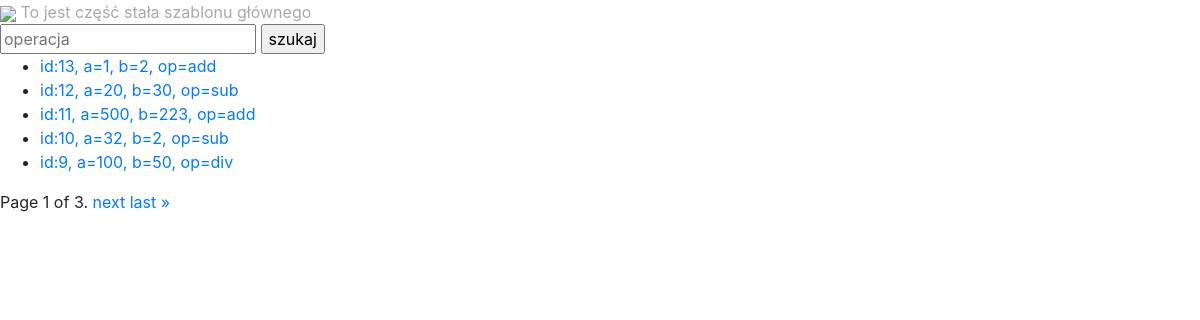
Screenshot of /maths/histories/ with the database file from the repository.
### maths/models.py (models this page shows)
class Math(models.Model):
    operation = models.CharField(max_length=5, choices=OPERATION_CHOICES)
    a = models.IntegerField()
    b = models.IntegerField()
    created = models.DateTimeField(auto_now_add=True)
    result = models.ForeignKey(
        'maths.Result',
        on_delete=models.CASCADE,
        null=True,
        blank=True
    )
    class Meta:
        ordering = ["-id"]
    def __str__(self):
        return f"id:{self.id}, a={self.a}, b={self.b}, op={self.operation}"

### maths/views.py (the view, shortened to what this page needs)
# urls.py: path('histories/', maths_list, name='list'),
def maths_list(request):
    if request.method == "GET":
        maths = Math.objects.all()
        paginator = Paginator(maths, 5)
        page_number = request.GET.get('page')
        maths = paginator.get_page(page_number)
    return render(
        request=request,
        template_name="maths/list.html",
        context={"maths": maths}
    )

### maths/templates/maths/list.html (shortened to what this page needs)
{% extends "maths/main.html" %}
{% block content %}
    <form method="POST">
        <input type="text" name="operation" id="operation" placeholder="operacja">
        <input type="submit" value="szukaj">
    </form>
   <ul>
       {% for m in maths %}
           <li><a href="{% url "maths:details" m.id %}">{{ m }}</a></li>
       {% endfor %}
   </ul>
    <div class="pagination">
    <span class="step-links">
       <span class="current">
           Page {{ maths.number }} of {{ maths.paginator.num_pages }}.
       </span>
       {% if maths.has_next %}
           <a href="?page={{ maths.next_page_number }}">next</a>
           <a href="?page={{ maths.paginator.num_pages }}">last »</a>
       {% endif %}
   </span>
   </div>
{% endblock %}

### rows the page displays
Math: id+a+b "id:13, a=1, b=2, op=add"
Math: id+a+b "id:12, a=20, b=30, op=sub"
Math: id+a+b "id:11, a=500, b=223, op=add"
Math: id+a+b "id:10, a=32, b=2, op=sub"
Math: id+a+b "id:9, a=100, b=50, op=div"

### other values shown
{{ maths.number }} "1"
{{ maths.paginator.num_pages }} "3"
